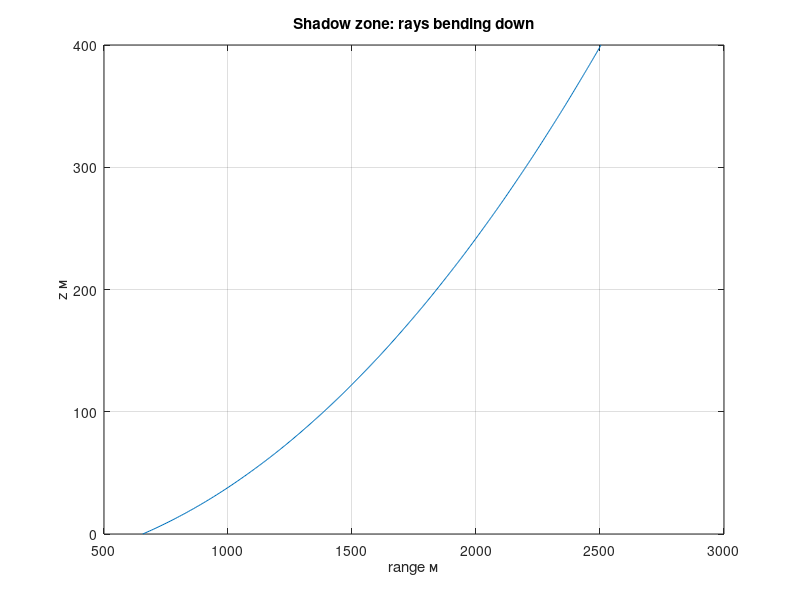

This chart was generated by the following MATLAB code:
% Зона тени
% Отрицательный градиент клонит лучи ко дну

g10 = -2;
g = g10/10; c0 = 1500;
p = cosd(5)/c0;
zr2 = linspace(0, 400, 500);
rr2 = zeros(size(zr2));
for k = 1:numel(zr2)
    cz = c0 + g*zr2(k);
    s2 = 1 - (p*cz)^2;
    if s2 > 0
        rr2(k) = sqrt(s2)/(-p*g);
    else
        rr2(k) = NaN;
    end
end
figure;
plot(rr2, zr2);
title('Shadow zone: rays bending down');
xlabel('range м'); ylabel('z м'); grid on;

%{
@play
{
 "title": "Shadow zone",
 "groups": [
  {
   "name": "Gradient",
   "controls": [
    {
     "var": "g10",
     "label": "dc/dz ×10⁻¹",
     "min": -5,
     "max": -1,
     "step": 1,
     "default": -2
    }
   ]
  }
 ]
}
%}
